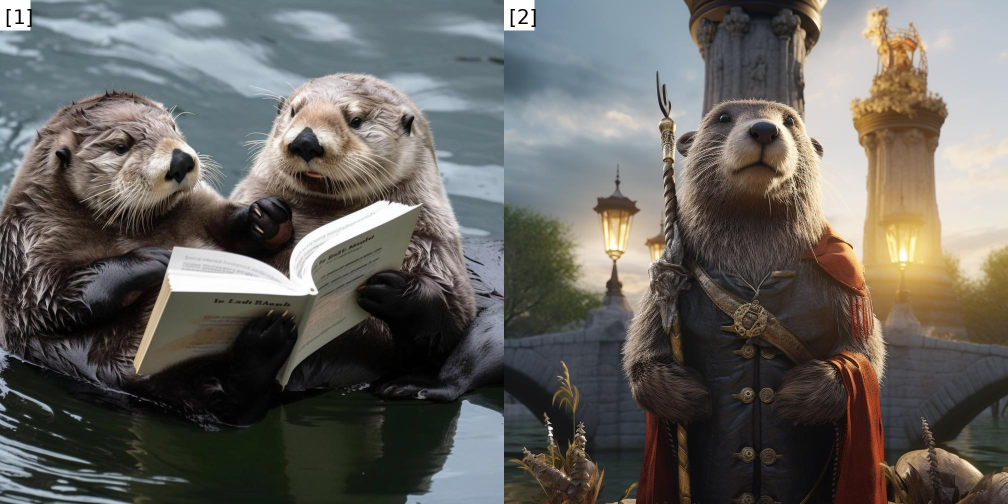
#> input picture test.jpg, 2016 x 1008 px (shown at 1/2 size)
$ python -i black_magic_utils.py   (imports and definitions only)
#> lines starting #> are read from the running program, lines starting #| are printed output that depends on the picture
from collections import defaultdict
import re
import ast
import random
import numpy as np
import os
import json
import logging
import matplotlib.font_manager as fm
from PIL import Image, ImageDraw, ImageFont
import numpy as np


# [34 lines left out: function add_order_label, not called in this run]


def resize_image_height(image, fixed_size):
    # Resize image, maintaining aspect ratio
    width, height = image.size
    new_size = int(width * fixed_size / height), fixed_size
    return image.resize(new_size, Image.Resampling.LANCZOS)


# [33 lines left out: functions concatenate_images_horizontal, resize_image_width, concatenate_images_vertical, not called in this run]


def process_images_horizontal(original_images, size):
    images = []
    for i, img in enumerate(original_images):
        # Resize image
        img_resized = resize_image_height(img, fixed_size=size)

        # Add order label
        img_labeled = add_order_label(img_resized, f"[{i+1}]")

        # Append to list
        images.append(img_labeled)

    # Concatenate all images
    return concatenate_images_horizontal(images)


# [14 lines left out: function process_images_vertical, not called in this run]


def process_images(images, size=672):
    images = [Image.open(image).convert("RGB") for image in images] if type(images[0]) is str else images
    concat_horizontal = process_images_horizontal(images, size)
    concat_vertical = process_images_vertical(images, size)

    hw, hh = concat_horizontal.size
    vw, vh = concat_vertical.size

    ha = hw / hh
    va = vh / vw

    if ha > va:
        return concat_vertical
    else:
        return concat_horizontal

>>> import cv2
>>> picture = cv2.imread('../test.jpg', cv2.IMREAD_GRAYSCALE)
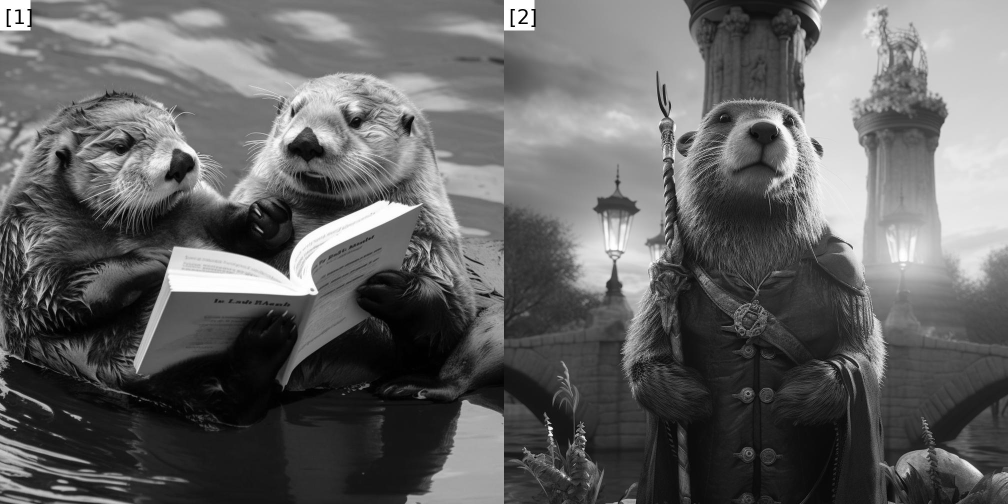
#> picture: shape (1008, 2016) (shown at 1/2 size); min 0, max 255, mean 99.1
>>> result = process_images(picture)
#> the loop in process_images_horizontal, `for i, img in enumerate(original_images):` made 1 pass
#> after the loop in process_images_horizontal, `for i, img in enumerate(original_images):`: images = []
#> (the run stopped early here; a loop or call above may not have finished)
